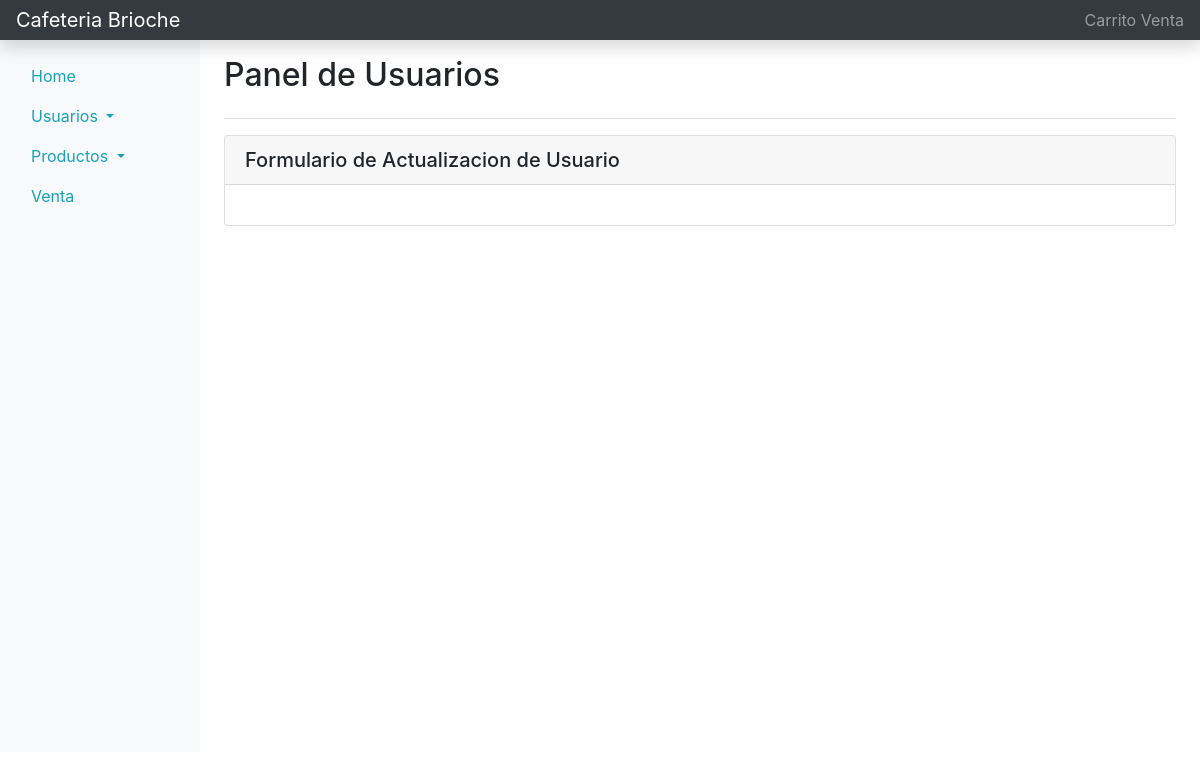
/usuario/actualizar/2, run on an earlier commit of the app's database.
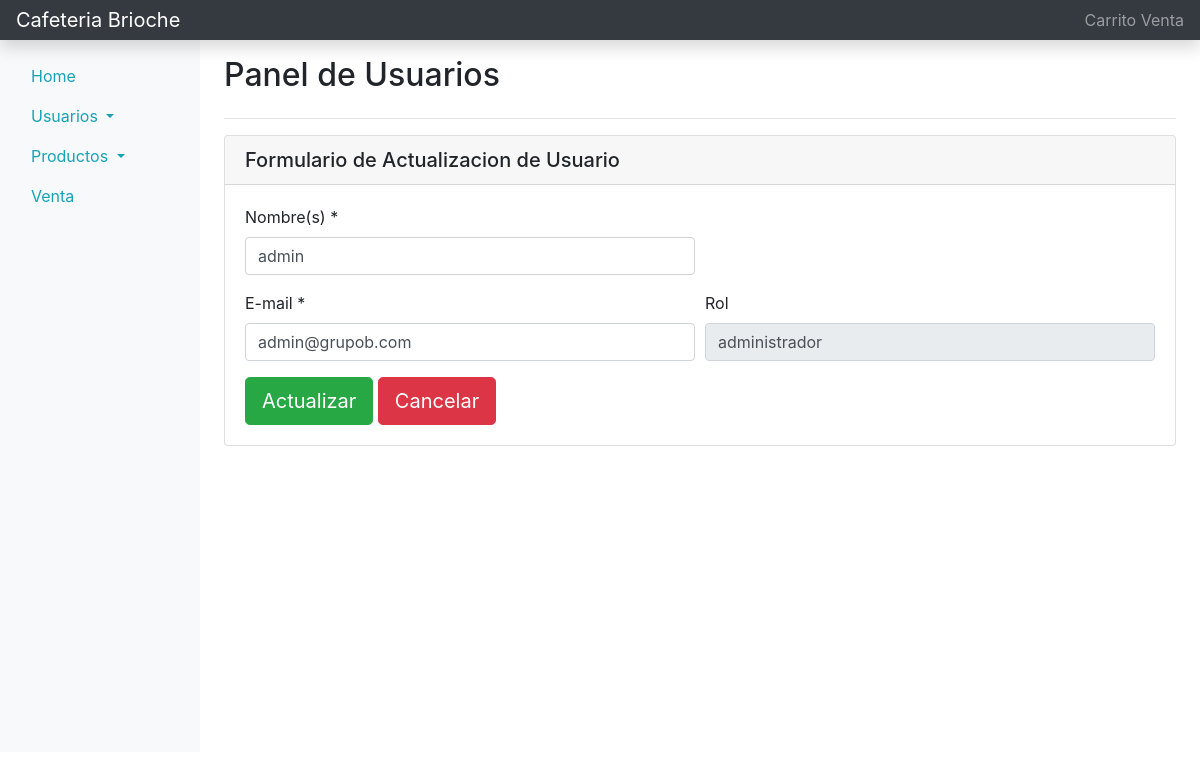
And on a later commit of the database.
### tables this page shows
CREATE TABLE USUARIOS (IDUSUARIO INTEGER PRIMARY KEY AUTOINCREMENT, NOMBRE VARCHAR (128) NOT NULL, CONTRASENA VARCHAR (64), CORREO VARCHAR (32) NOT NULL, ROL VARHCAR (16), ESTADO VARCHAR (16));

### Flask/app.py (the view)
@app.route("/usuario/actualizar/<string:id>", methods=['GET', 'POST'])
def actualizarUsuario(id):
    if request.method == 'POST':
        try:
            with sqlite3.connect("brioche.db") as con:
                cur = con.cursor()
                cur.execute("DELETE FROM USUARIOS WHERE IDUSUARIO = " + id)
                con.commit
        except:
            con.rollback()
        finally:
            return redirect("/usuario/modificar")
    else:
        con = sqlite3.connect("brioche.db")
        con.row_factory = sqlite3.Row
        cur = con.cursor()
        cur.execute("SELECT NOMBRE, CORREO, ROL FROM USUARIOS WHERE IDUSUARIO = "+ id )
        rows = cur.fetchall()
        return render_template('panel-usuarios-actualizar.html', rows = rows)

### Flask/templates/panel-usuarios-actualizar.html (shortened to what this page needs)
<!doctype html>
<html lang="es">
<head>
    <link rel="stylesheet" href="https://cdn.jsdelivr.net/npm/bootstrap@4.5.3/dist/css/bootstrap.min.css">
</head>
<body>
    <nav class="navbar navbar-dark sticky-top bg-dark flex-md-nowrap p-0 shadow">
      <a class="navbar-brand col-md-3 col-lg-2 mr-0 px-3" href="#">Cafeteria Brioche</a>
      <ul class="navbar-nav px-3">
        <li class="nav-item text-nowrap">
          <a href="#" class="nav-link">Carrito Venta</a>
        </li>
      </ul>
    </nav>
    <div class="container-fluid">
        <div class="row">
            <nav class="col-md-3 col-lg-2 d-md-block bg-light sidebar" id="sidebarMenu">
                <div class="sidebar-stiky pt-3">
                    <ul class="nav flex-column">
                        <li class="nav-item">
                            <a href="/home" class="nav-link">
                            <span data-feather="home">Home</span>
                            </a>
                        </li>
                        <li class="nav-item">
                            <a href="#userSubmenu" class="nav-link active dropdown-toggle" data-toggle="collapse" aria-expanded="false" class="dropdown-toggle">
                                <span data-feather="shopping-cart">Usuarios</span>
                            </a>
                        </li>
                        <li class="nav-item">
                            <a href="#homeSubmenu" class="nav-link active dropdown-toggle" data-toggle="collapse" aria-expanded="false" class="dropdown-toggle">
                                <span data-feather="shopping-cart">Productos</span>
                            </a>
                        </li>
                        <li class="nav-item">
                            <a href="/ventas" class="nav-link">
                            <span data-feather="home">Venta</span>
                            </a>
                        </li>
                    </ul>
                </div>
            </nav>
            <main role="main" class="col-md-9 ml-sm-auto col-lg-10 px-md-4">
                <div class="d-flex justify-content-between flex-wrap flex-md-nowrap align-items-center pt-3 pb-3 mb-3 border-bottom">
                    <h1 class="h2">Panel de Usuarios</h1>
                </div>
                <div class="card">
                    <h5 class="card-header">Formulario de Actualizacion de Usuario</h5>
                    <div class="card-body">
                      <form action="/usuario/modificar" method="post">
                        {% for row in rows %}
                            <div class="form-row">
                                <div class="form-group col-md-6">
                                    <label for="nombre">Nombre(s) *</label>
                                    <input type="text" name="nombre" id="nombre" class="form-control" placeholder="" value="{{row.NOMBRE}}" required/>
                                </div>
                            </div>
                            <div class="form-row">
                                <div class="form-group col-md-6">
                                    <label for="precio">E-mail *</label>
                                    <input type="email" name="email" id="email" class="form-control" placeholder="" value="{{row.CORREO}}" required/>
                                </div>
                                <div class="form-group col-md-6">
                                    <label for="precio">Rol</label>
                                    <input type="text" name="rol" id="rol" class="form-control" disabled value="{{row.ROL}}" required/>
                                </div>
                            </div>
                            <button type="submit" class="btn btn-success btn-lg">Actualizar</button>
                            <a href="/usuario/modificar" class="btn btn-danger btn-lg">Cancelar</a>
                        {% endfor %}
                      </form>
                    </div>
                </div>
            </main>
        </div>
    </div>
</body>
</html>

What changed in the data, as far as the page shows it:
added USUARIOS: nombre "admin", email "admin@grupob.com", rol "administrador"
